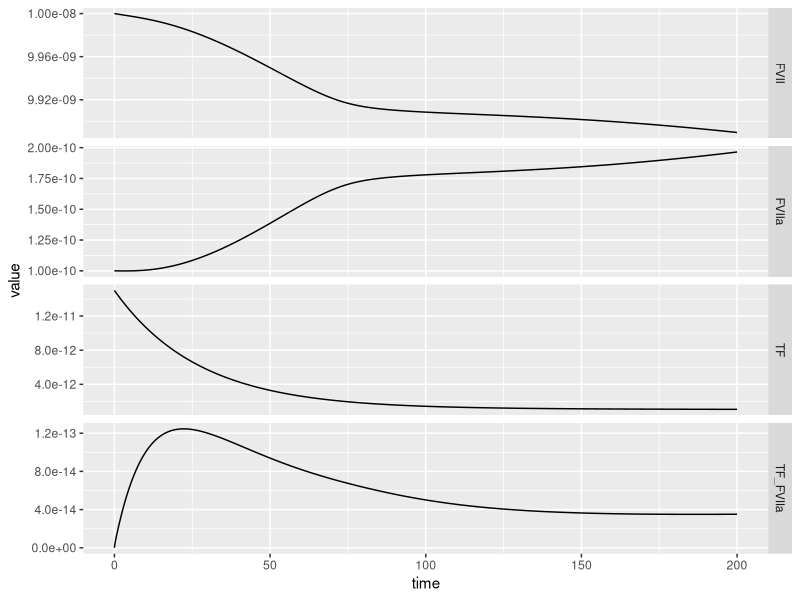

This figure's R source:
library(deSolve)
library(tidyverse)


mitraphanov <- function(t, state, parameters) {
  with(as.list(c(state, parameters)), {
    
    # TF related rates
    r1   <- k2*TF*FVII - k1*TF_FVII
    r2   <- k4*TF*FVIIa - k3*TF_FVIIa
    r3   <- k5*TF_FVIIa*FVII
    r4   <- k6*FXa*FVII
    r5   <- k7*FIIa*FVII
    r6A  <- k9*TF_FVIIa*FX - k8*TF_FVIIa_FX
    r6B  <- k10*TF_FVIIa_FX
    r7   <- k12*TF_FVIIa*FXa - k11*TF_FVIIa_FXa
    r8A  <- k14*TF_FVIIa*FIX - k13*TF_FVIIa_FIX
    r8B  <- k15*TF_FVIIa*FIXa
    r9   <- k16*FXa*FII
    r10  <- k17*FIIa*FVIII
    r11  <- k19*FVIIIa*FIXa - k18*FIXa_FVIIIa
    r12A <- k21*FIXa_FVIIIa*FX - k20*FIXa_FVIIIa_FX
    r12B <- k22*FIXa_FVIIIa_FX
    r13  <- k24*FVIIIa - k23*FVIIIa1L*FVIIIa2
    r14  <- k25*FIXa_FVIIIa_FX
    r15  <- k25*FIXa_FVIIIa
    r16  <- k26*FIIa*FV
    r17  <- k28*FXa*FVa - k27*FXa_FVa
    r18A <- k30*FXa_FVa*FII - k29*FXa_FVa_FII
    r18B <- k31*FXa_FVa_FII
    r19  <- k32*mIIa*FXa_FVa
    r20  <- k34*FXa*TFPI - k33*FXa_TFPI
    r21  <- k36*TF_FVIIa_FXa*TFPI - k35*TF_FVIIa_FXa_TFPI
    r22  <- k37*TF_FVIIa*FXa*TFPI
    r23  <- k38*FXa*AT
    r24  <- k39*mIIa*AT
    r25  <- k40*FIXa*AT
    r26  <- k41*FIIa*AT
    r27  <- k42*TF_FVIIa*AT
    r28  <- k43*FIXa*FX
    r29  <- k44*mIIa*FV
    r30A <- k46*Fg*FIIa - k45*Fg_FIIa
    r30B <- k47*Fg_FIIa
    r31A <- k46*FnI*FIIa - k48*FnI_FIIa
    r31B <- k49*FnI_FIIa
    r32  <- k51*FnI*FnI - k50*FnI2
    r33A <- k46*FnI2*FIIa - k52*FnI2_FIIa
    r33B <- k53*FnI2_FIIa
    r34  <- k46*FnII*FIIa - k54*FnII_FIIa
    r35  <- k55*FnI2_FIIa*AT
    r36  <- k55*FnI_FIIa*AT
    r37  <- k56*FnII_FIIa*AT
    r38  <- k57*Pn*AP
    r39  <- k58*tPA*PAI
    
    CFnII <- FnII + 2*FnII2
    r40  <- (k59*tPA*Pg*CFnII/(K1+CFnII))/(Pg+K2*(K3+CFnII)/(K1+CFnII))
    r41  <- (k60*Pn*FnII)/(K4 + FnII)
    r42  <- (k60*Pn*FnII2)/(K4+FnII2)
    
    r43  <- k62*Tm*FIIa - k61*Tm_FIIa
    r44A <- k64*Tm_FIIa*PC - k63*Tm_FIIa_PC
    r44B <- k65*Tm_FIIa_PC
    r45  <- k66*Tm_FIIa*AT
    r46  <- k68*APC*FVa - k67*APC_FVa
    r47  <- k69*APC_FVa
    
    r48  <- k70*APC_FVa
    r49A <- k68*APC*FVa5 - k67*APC_FVa5
    r49B <- k70*APC_FVa5
    r50A <- k68*APC*FVa3 - k67*APC_FVa3
    r50B <- k69*APC*FVa53
    r51  <- k71*FVa3
    r52  <- k71*FVa53
    r53  <- k68*APC*LCA1 - k67*APC_LCA1
    r54  <- k64*APC*Tm_FIIa - k63*Tm_FIIa_APC
    r55  <- k28*FXa*FVa5 - k72*FXa_FVa5
    r56  <- k28*FXa*FVa3 - k72*FXa_FVa3
    r57A <- k30*FXa_FVa5*FII - k29*FXa_FVa5_FII
    r57B <- k73*FXa_FVa5_FII
    r58A <- k30*FXa_FVa3*FII - k29*FXa_FVa3_FII
    r58B <- k74*FXa_FVa3_FII
    r59  <- k75*FXa_FVa5*mIIa
    r60  <- k76*FXa_FVa3*mIIa
    r61  <- k77*FXa_FVa3
    r62  <- k77*FXa_FVa3_FII
    r63  <- k62*Tm*mIIa - k61*Tm_mIIa
    r64A <- k64*Tm_mIIa*PC - k63*Tm_mIIa_PC
    r64B <- k65*Tm_mIIa_PC
    r65  <- k66*Tm_mIIa*AT
    r66  <- k28*FXa*FVa53
    r67A <- k30*FXa_FVa53*FII - k29*FXa_FVa53_FII
    r67B <- k74*FXa_FVa53_FII
    r68  <- k76*FXa_FVa53*mIIa
    r69  <- k77*FXa_FVa53
    r70  <- k77*FXa_FVa53_FII
    r71  <- k79*FII*FVa - k78*FII_FVa
    r72  <- k80*FXa_FVa5*APC
    
    # cascade
    dTF <- -r1 - r2
    dFVII <- -r1 - r4 - r5
    dTF_FVII <- r1
    dTF_FVIIa <- r2 - r6A - r7 - r8A + r8B - r22 - r27
    dFVIIa <- -r2 + r3 + r4 + r5
    dFX <- -r6A - r12A + r14- r28
    dFXa <- -r7 + r12B - r17 - r20 - r23 + r28 - r55 - r56 + r61 + r62 - r66 + r69 + r70
    dFIIa <- r9 + r19 - r26 - r30A + r30B - r31A + r31B - r33A + r33B - r34 - r43 + r59 + r60 + r68
    dTF_FVIIa_FX <- r6A - r6B
    dTF_FVIIa_FXa <- r6B + r7 - r21
    dFIX <- -r8A
    dFIXa <- r8B - r11 + r14 + r15 - r25
    dTF_FVIIa_FIX <- r8A - r8B
    dFII <- -r9 - r18A - r57A - r58A + r62 - r67A + r70 - r71
    dFVIII <- -r10
    dFVIIIa <- r10 - r11 - r13
    dFIXa_FVIIIa <- r11 - r12A + r12B - r15
    dFIXa_FVIIIa_FX <- r12A - r12B - r14
    dFVIIIa1L <- r13 + r14 + r15
    dFVIIIa2 <- r13 + r14 + r15
    dFV <- -r16 - r29
    dFVa <- r16 - r17 + r29 - r46 - r71
    dFXa_FVa <- r17 - r18A + r18B
    dFXa_FVa_FII <- r18A - r18B
    dmIIa <- r18B - r19 - r24 + r57B + r58B - r59 - r60 - r63 - r68
    dTFPI <- -r20 - r21
    dFXa_TFPI <- r20 - r22
    dTF_FVIIa_FXa_TFPI <- r21 + r22
    dAT <- -r23 - r24 - r25 -r26 - r27 - r35 - r36 - r37 - r45 - r65
    dFg <- -r30A
    dFg_FIIa <- r30A - r30B
    dFnI <- r30B - r31A -2*r32
    dFnI_FIIa <- r31A - r31B - r36
    dFnII <- r31B + -r34 - r41
    dFnII_FIIa <- r34 - r37
    dFnI2 <- r32 - r33A
    dFnI2_FIIa <- r33A - r33B - r35
    dFnII2 <- r33B - r42
    dPn <- -r38 + r40
    dAP <- -r38
    dtPA <- -r39
    dPAI <- -r39
    dPg <- -r40
    dFDP <- r41 + 2*r42
    dTm <- -r43 + r45 - r63 + r65
    dTm_FIIa <- r43 - r44A + r44B - r45 - r54
    dPC <- -r44A - r64A
    dTm_FIIa_PC <- r44A - r44B
    dAPC <- r44B - r46 + r47 + r48 - r49A + r49B - r50A + r50B - r53 - r54 + r64B
    dAPC_FVa <- r46 - r47 - r48
    dFVa5 <- r47 - r49A - r55
    dFVa3 <- r48 - r50A - r51 - r56
    dAPC_FVa5 <- r49A - r49B
    dAPC_FVa3 <- r50A - r50B
    dFVa53 <- r49B + r50B - r52 - r66
    dLCA1 <- r51 + r52 - r53 + r61 + r62 + r69 + r70
    dFXa_FVa5 <- r55 - r57A + r57B - r72
    dFXa_FVa3 <- r56 - r58A + r58B - r61
    dFXa_FVa5_FII <- r57A - r57B
    dFXa_FVa3_FII <- r58A - r58B - r62
    dTm_mIIa <- r63 - r64A + r64B - r65
    dTm_mIIa_PC <- r64A - r64B
    dFXa_FVa53 <- r66 - r67A + r67B - r69 + r72
    dFXa_FVa53_FII <- r67A - r67B - r70
    
    dAPC_LCA1 <- r53
    dTm_FIIa_APC <- r54
    dFII_FVa <- r71 
    
    list(c(dTF, dFVII, dTF_FVII, dTF_FVIIa, dFVIIa, dFX, dFXa, dFIIa, dTF_FVIIa_FX,
           dTF_FVIIa_FXa, dFIX, dFIXa, dTF_FVIIa_FIX, dFII, dFVIII, dFVIIIa, dFIXa_FVIIIa,
           dFIXa_FVIIIa_FX, dFVIIIa1L, dFVIIIa2, dFV, dFVa, dFXa_FVa, dFXa_FVa_FII,
           dmIIa, dTFPI, dFXa_TFPI, dTF_FVIIa_FXa_TFPI, dAT, dFg, dFg_FIIa, dFnI,
           dFnI_FIIa, dFnII, dFnII_FIIa, dFnI2, dFnI2_FIIa, dFnII2, dPn, dAP, dtPA,
           dPAI, dPg, dFDP, dTm, dTm_FIIa, dPC, dTm_FIIa_PC, dAPC, dAPC_FVa,
           dFVa5, dFVa3, dAPC_FVa5, dAPC_FVa3, dFVa53, dLCA1, dFXa_FVa5, dFXa_FVa3,
           dFXa_FVa5_FII, dFXa_FVa3_FII, dTm_mIIa, dTm_mIIa_PC, dFXa_FVa53, dFXa_FVa53_FII,
           dAPC_LCA1, dTm_FIIa_APC, dFII_FVa))
  })
}



parameters <- c(k1 = 3.1e-3, k2 = 3.2e6,
                k3 = 3.1e-3, k4 = 2.3e7,
                k5 = 4.4e5,
                k6 = 1.3e7,
                k7 = 2.3e4,
                k8 = 1.05, k9 = 2.5e7, k10 = 6,
                k11 = 19, k12 = 2.2e7,
                k13 = 2.4, k14 = 1e7, k15 = 1.8,
                k16 = 7.5e3,
                k17 = 2e7,
                k18 = 5e-3, k19 = 1e7,
                k20 = 1e-3, k21 = 1e8, k22 = 8.2,
                k23 = 2.2e4, k24 = 6e-3,
                k25 = 1e-3,
                k26 = 2e7,
                k27 = 0.2, k28 = 4e8,
                k29 = 103, k30 = 1e8, k31 = 63.5,
                k32 = 2.3e8,
                k33 = 3.6e-4, k34 = 9e5,
                k35 = 1.1e-4, k36 = 3.2e8,
                k37 = 5e7,
                k38 = 4.2e3,
                k39 = 7.1e3,
                k40 = 4.9e2,
                k41 = 1.6e4,
                k42 = 2.3e2,
                k43 = 5.7e3,
                k44 = 3e6,
                k45 = 7.2e2, k46 = 1e8, k47 = 84,
                k48 = 7.5e2, k49 = 7.4,
                k50 = 0.064, k51 = 1e6,
                k52 = 7.5e2, k53 = 49,
                k54 = 1e3,
                k55 = 1.6e4,
                k56 = 1e4,
                k57 = 3e6,
                k58 = 4e7,
                k61 = 4.628e-1, k62 = 8.038e7,
                k63 = 2.026e2, k64 = 3.377e7, k65 = 2.545e-1,
                k66 = 1.495e4,
                k67 = 2.012, k68 = 3.426e7,
                k69 = 4.4e-1,
                k70 = 1.381e-1,
                k71 = 1.25e-2,
                k72 = 2.947e-1,
                k73 = 2.369e1,
                k74 = 5.994,
                k75 = 1.317e8,
                k76 = 1.042e8,
                k77 = 2.93e-3,
                k78 = 210, k79 = 3.33e7,
                k80 = 1.707e6,
                k59 = 0.09, k60 = 0.47, K1 = 7.7e-8, K2 = 4.1e-7, K3 = 3e-7, K4 = 2.1e-6)

state      <- c(TF = 15e-12, FVII = 1e-8, TF_FVII = 0, TF_FVIIa = 0, FVIIa = 1e-10, FX = 1.6e-7, FXa = 0, FIIa = 0, TF_FVIIa_FX = 0,
                TF_FVIIa_FXa = 0, FIX = 9e-8, FIXa = 0, TF_FVIIa_FIX = 0, FII = 1.4e-6, FVIII = 7e-10, FVIIIa = 0, FIXa_FVIIIa = 0, 
                FIXa_FVIIIa_FX = 0, FVIIIa1L = 0, FVIIIa2 = 0, FV = 2e-8, FVa = 0, FXa_FVa = 0, FXa_FVa_FII = 0,
                mIIa = 0, TFPI = 2.5e-9, FXa_TFPI = 0, TF_FVIIa_FXa_TFPI = 0, AT = 3.4e-6, Fg = 9e-6, Fg_FIIa = 0, FnI = 0,
                FnI_FIIa = 0, FnII = 0, FnII_FIIa = 0, FnI2 = 0, FnI2_FIIa = 0, FnII2 = 0, Pn = 0, AP = 1e-6, tPA = 7e-11,
                PAI = 4e-10, Pg = 2e-6, FDP = 0, Tm = 1e-9, Tm_FIIa = 0, PC = 7e-8, Tm_FIIa_PC = 0, APC = 0, APC_FVa = 0,
                FVa5 = 0, FVa3 = 0, APC_FVa5 = 0, APC_FVa3 = 0, FVa53 = 0, LCA1 = 0, FXa_FVa5 = 0, FXa_FVa3 = 0,
                FXa_FVa5_FII = 0, FXa_FVa3_FII = 0, Tm_mIIa = 0, Tm_mIIa_PC = 0, FXa_FVa53 = 0, FXa_FVa53_FII = 0,
                APC_LCA1 = 0, Tm_FIIa_APC = 0, FII_FVa = 0)

times      <- seq(0, 200, by = 0.01)

out <- ode(y = state, times = times, func = mitraphanov, parms = parameters) %>% as.data.frame %>% as_tibble

#########
out %>% select(time, TF, FVIIa, FVII, TF_FVIIa) %>% gather(state,value,-time) %>% ggplot(aes(time, value)) + geom_line() + facet_grid(state ~ ., scales = "free")
